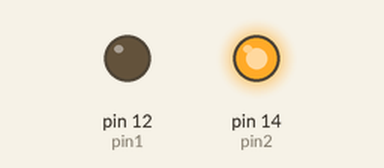
This sketch was run on a simulated Arduino Uno, built with avr-gcc and run on an emulated ATmega328P. On the bench: output pins drawn as LEDs (lit = HIGH).

Above: at 1.0 s.
At 3.0 s:
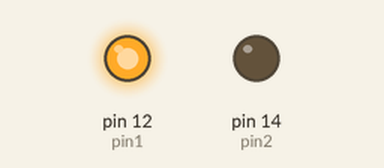
Timing chart, 0 to 5.2 s (numbered marks = the images above):
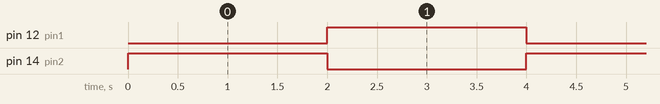

The sketch:

engine_test.ino
```cpp
const int pin1 = 12;
const int pin2 = 14;
const int tm = 2000;


void setup() {
  pinMode(pin1,OUTPUT);
  pinMode(pin2,OUTPUT);
}

void loop() {
  digitalWrite(pin1,LOW);
  digitalWrite(pin2,HIGH);
  delay(tm);

  digitalWrite(pin1,HIGH);
  digitalWrite(pin2,LOW);
  delay(tm);
}
```

Measured:
- by itself, pin 12 (pin1), pin 14 (pin2): alternates HIGH for 2.0 s and LOW for 2.0 s
